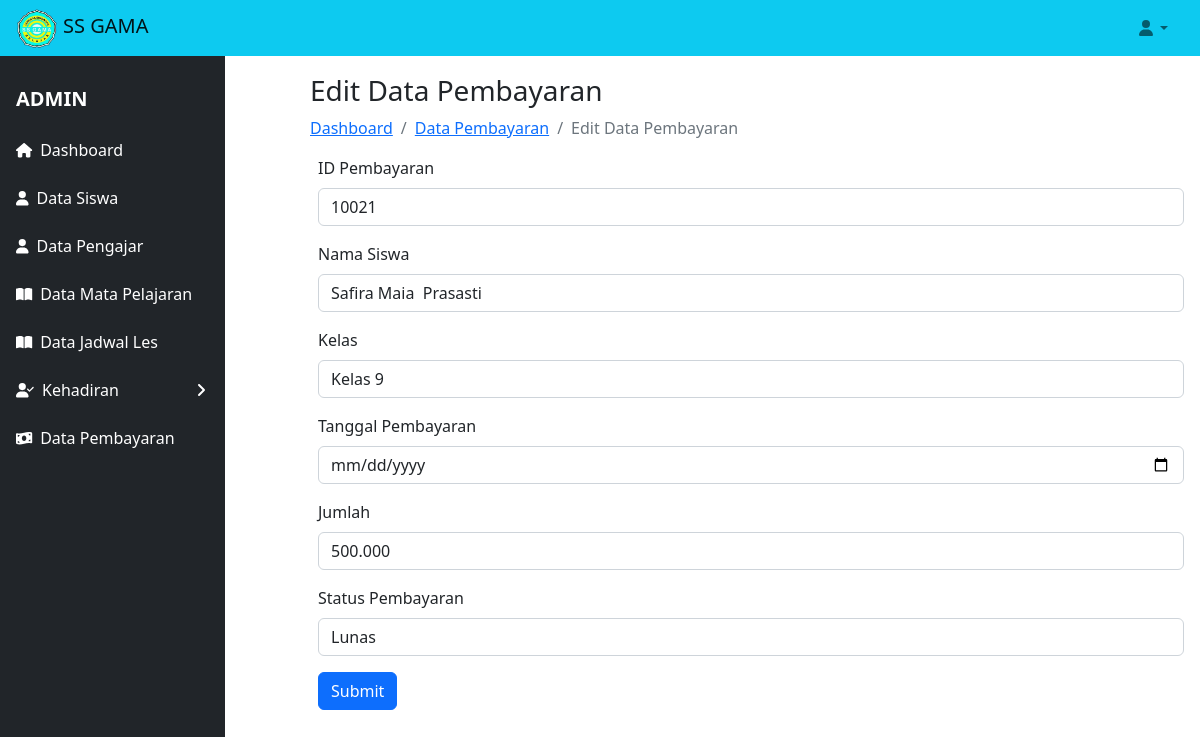
Page /views/edit_pembayaran.php?id_pembayaran=10021&aksi=edit_pembayaran on the committed database.
### tables this page shows
CREATE TABLE `pembayaran` (
  `id_pembayaran` int NOT NULL,
  `nama_siswa` varchar(30) DEFAULT NULL,
  `kelas` varchar(30) DEFAULT NULL,
  `tgl_pembayaran` date DEFAULT NULL,
  `jumlah` decimal(10,3) DEFAULT NULL,
  `status_pembayaran` varchar(10) DEFAULT NULL
);

### classes/database.php (called while the page is built, shortened)
<?php
class database
{
    var $host = "localhost";
    var $username = "root";
    var $password = "";
    var $db = "les_privat";
    var $koneksi;
    function __construct()
    {
        $this->koneksi = mysqli_connect($this->host, $this->username, $this->password, $this->db);
    }
    function edit_pembayaran($id_pembayaran)
    {
        $data = mysqli_query($this->koneksi, "select * from pembayaran where id_pembayaran='$id_pembayaran'");
        while ($d = mysqli_fetch_array($data)) {
            $hasil[] = $d;
        }
        return $hasil;
    }
}

### views/edit_pembayaran.php (the view, shortened to what this page needs)
<?php
    include 'header.php';
    include 'sidebar.php';
?>
<div class="container-fluid px-2 py-5">
    <div class="row">
        <div class="col-md-3">
            <?php include 'sidebar.php'; ?>
        </div>
        <div class="col-md-9 ml-sm-auto">
            <h3 class="mt-4 mb-2">Edit Data Pembayaran</h3>
            <ol class="breadcrumb mb-2">
                <li class="breadcrumb-item"><a href="dashboard_admin.php">Dashboard</a></li>
                <li class="breadcrumb-item"><a href="tampil_pembayaran.php">Data Pembayaran</a></li>
                <li class="breadcrumb-item active">Edit Data Pembayaran</li>
            </ol>
            <main class="ml-sm-auto ml-md-auto ml-lg-0">
                <div class="container px-2 py-2">
                    <form action="proses_pembayaran.php?aksi=update_pembayaran" method="post">
                        <?php
                        foreach($db->edit_pembayaran($_GET['id_pembayaran']) as $x) {
                        ?>
                            <div class="mb-3">
                                <label for="id_pembayaran" class="form-label">ID Pembayaran</label>
                                <input type="text" class="form-control" name="id" value="<?php echo $x['id_pembayaran'] ?>">
                            </div>
                            <div class="mb-3">
                                <label for="nama_siswa" class="form-label">Nama Siswa</label>
                                <input type="text" class="form-control" name="nama_siswa" value="<?php echo $x['nama_siswa'] ?>">
                            </div>
                            <div class="mb-3">
                                <label for="kelas" class="form-label">Kelas</label>
                                <input type="text" class="form-control" name="kelas" value="<?php echo $x['kelas'] ?>">
                            </div>
                            <div class="mb-3">
                                <label for="tgl_pembayaran" class="form-label">Tanggal Pembayaran</label>
                                <input type="date" class="form-control" name="tgl_pembayaran" value="<?php echo $d['tgl_pembayaran']; ?>">
                            </div>
                            <div class="mb-3">
                                <label for="jumlah" class="form-label">Jumlah</label>
                                <input type="text" class="form-control" name="jumlah" value="<?php echo $x['jumlah'] ?>">
                            </div>
                            <div class="mb-3">
                                <label for="status_pembayaran" class="form-label">Status Pembayaran</label>
                                <input type="text" class="form-control" name="status_pembayaran" value="<?php echo $x['status_pembayaran'] ?>">
                            </div>
                            <button type="submit" class="btn btn-primary" value="Simpan" onclick="showAlert();">Submit</button>
                        <?php
                        }
                        ?>
                    </form>
                </div>
            </main>
        </div>
    </div>
</div>

### rows in the picture
pembayaran: id "10021", nama_siswa "Safira Maia Prasasti", kelas "Kelas 9", jumlah "500.000", status_pembayaran "Lunas"
